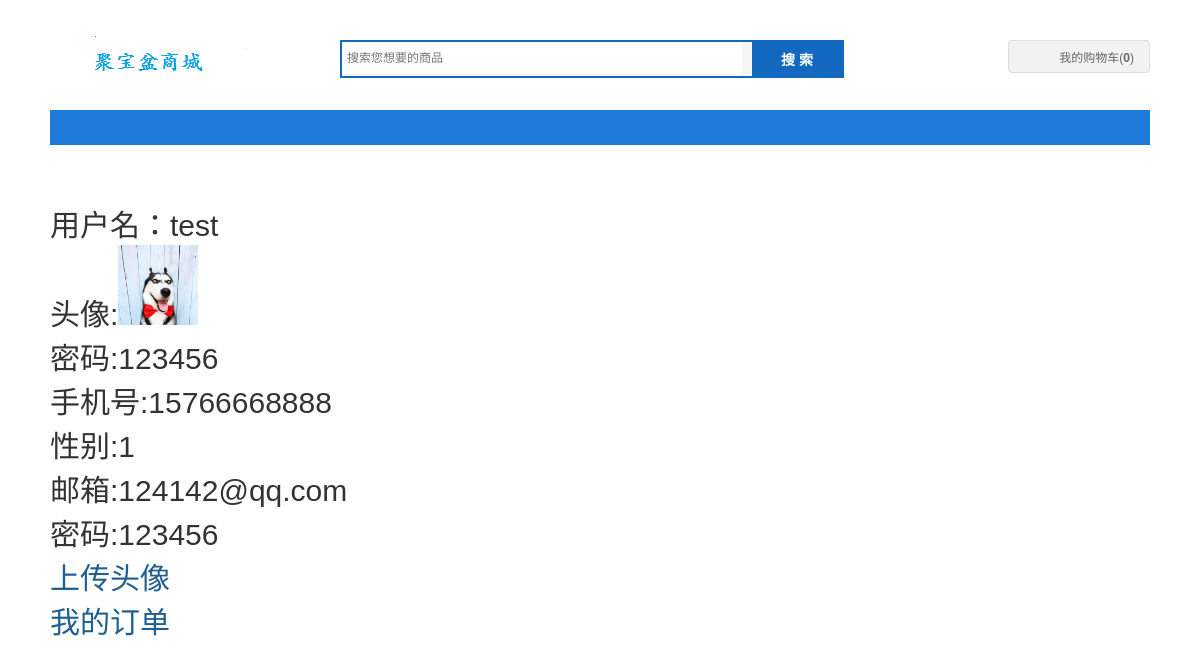
Screenshot of /user/center.php?uid=1 with the database file from the repository.
### tables this page shows
CREATE TABLE `user` (
  `id` int(11) NOT NULL AUTO_INCREMENT,
  `uname` varchar(255) NOT NULL,
  `pwd` varchar(255) NOT NULL,
  `tel` varchar(30) DEFAULT NULL,
  `sex` varchar(20) DEFAULT NULL,
  `email` varchar(255) DEFAULT NULL,
  `address` varchar(255) DEFAULT NULL,
  `avatar` varchar(255) DEFAULT NULL,
  PRIMARY KEY (`id`)
);

### user/center.php (the view, shortened to what this page needs)
<?php
include '../conn.php';
$uid=$_REQUEST['uid'];
$sql = "SELECT * FROM user where id = '".$uid."'";
$result = $conn->query($sql);
?>
<!DOCTYPE>
<html>
<head>
  <link rel="stylesheet" type="text/css" href="../images/general.css">
  <link rel="stylesheet" type="text/css" href="../images/index.css">
</head>
<body>
<?php include '../header.php'; ?>
<div class="container w1100">
      <br>  <br>  <br>  <br>
      <p style="font-size:30px">
<?php
while($row = $result->fetch_assoc()) {
  echo "用户名：".$row['uname']
        ."<br>头像:<image src='".$row['avatar']."' width='80px'>"
      ."<br>密码:".$row['pwd']
      ."<br>手机号:".$row['tel']
      ."<br>性别:".$row['sex']
      ."<br>邮箱:".$row['email']
      ."<br>密码:".$row['pwd'];
}
 ?>
 </p>
<p style='font-size:30px'><a href="/user/upload.php?uid=<?php echo $uid?>">上传头像</a></p>
<p style='font-size:30px'><a href="/user/order.php?uid=<?php echo $uid?>">我的订单</a></p>
</div>
<div class="footer mt20">
</body></html>

### images/general.css (style rules this page uses)
body, html { font:12px Tahoma,Arial,Helvetica,sans-serif;color:#333;background:#fff }
body,html,h1,h2,h3,h4,h5,ol,ul,li,dl,dt,dd,p,span,form,input,img { margin:0;padding:0; }
img { border:none; }
a { color:#205f8f;text-decoration:none; }
.mt20 { margin-top:20px; }
div.w1100 { width:1100px; }
.container { margin-left:auto;margin-right:auto; }
.footer { width:1110px;height:auto;margin-left:auto;margin-right:auto;padding-bottom:10px; }

### rows the page displays
user: uname "test", avatar (picture), pwd "123456", tel "15766668888", sex "1", email "124142@qq.com"
